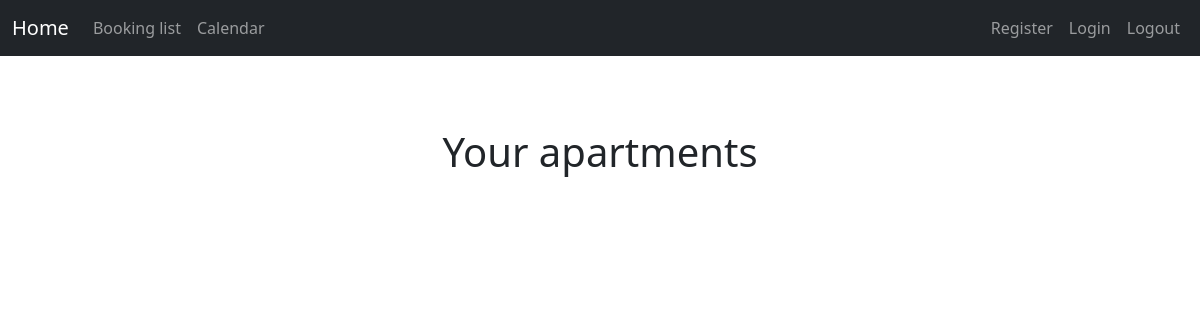
The app's page /apartment_list/ (signed in), older data.
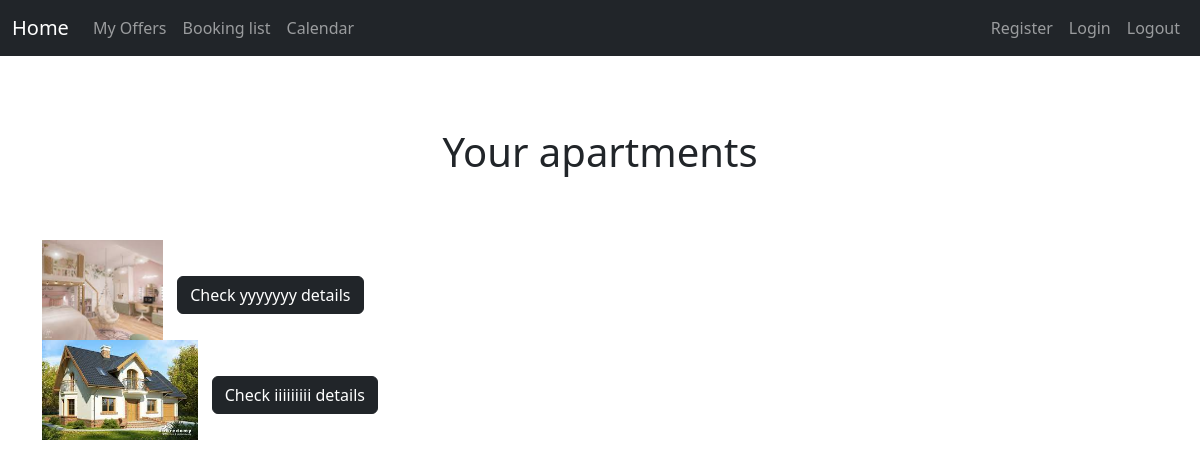
The same page, newer data.
### reservations/models.py (models this page shows, shortened)
class Apartment(models.Model):
    user = models.ForeignKey(settings.AUTH_USER_MODEL, on_delete=models.CASCADE, null=True)
    name = models.CharField(max_length=20)
    description = models.CharField(null=True, max_length=1000)
    beds = models.IntegerField(null=True)
    capacity = models.IntegerField(null=True)
    price = models.IntegerField(null=True)

class Photo(models.Model):
    apartment = models.ForeignKey(Apartment, related_name='photos', on_delete=models.CASCADE)
    image = models.ImageField(upload_to='static/images/', null=True, blank=True)

### reservations/views.py (the view)
# urls.py: path('apartment_list/', apartment_list, name='apartment_list'),
def apartment_list(request):
    user = request.user
    apartments = Apartment.objects.filter(user=user)
    return render(request, 'reservations/my_apartments.html', {'apartments': apartments})

### reservations/templatetags/apartment_tags.py (called while the page is built)
@register.filter
def if_user_offer_apartment(user):
    if user.is_authenticated:
        return Apartment.objects.filter(user=user).exists()
    return False

### templates/reservations/my_apartments.html (shortened to what this page needs)
{% extends 'base.html' %}
{% block content %}
<div class="d-flex justify-content-center align-items-center" style="height: 20vh;">
    <h2 class="text-center mb-3 " style="font-size: 40px;">Your apartments</h2>
</div>
{% for apartment in apartments %}
<li class="list-group-item">
    {% if apartment.photos.first %}
        <img src="{{ apartment.photos.first.image.url }}" alt="{{ apartment.name }} Image" style="max-width: 500px; max-height: 100px; margin-right: 10px;">
    {% endif %}
    <a href="{% url 'reservations:apartment_detail' apartment.id %}" class="btn btn-dark" style="margin-top: 10px;">Check {{ apartment.name }} details</a>
</li>
{% endfor %}
{% endblock %}

Row changes from the older to the newer data that the page shows:
added Apartment: photos.first.image (picture), name "yyyyyyy"
added Apartment: photos.first.image (picture), name "iiiiiiiii"
Text that changed along with them:
text now shown: "My Offers"
